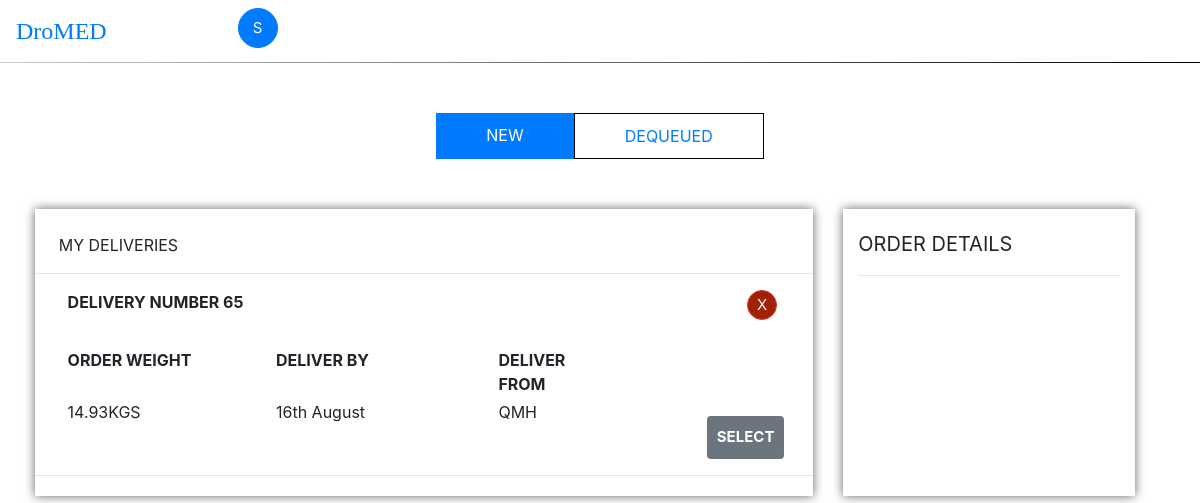
/dispatcherdelivery, run on an earlier commit of the app's database.
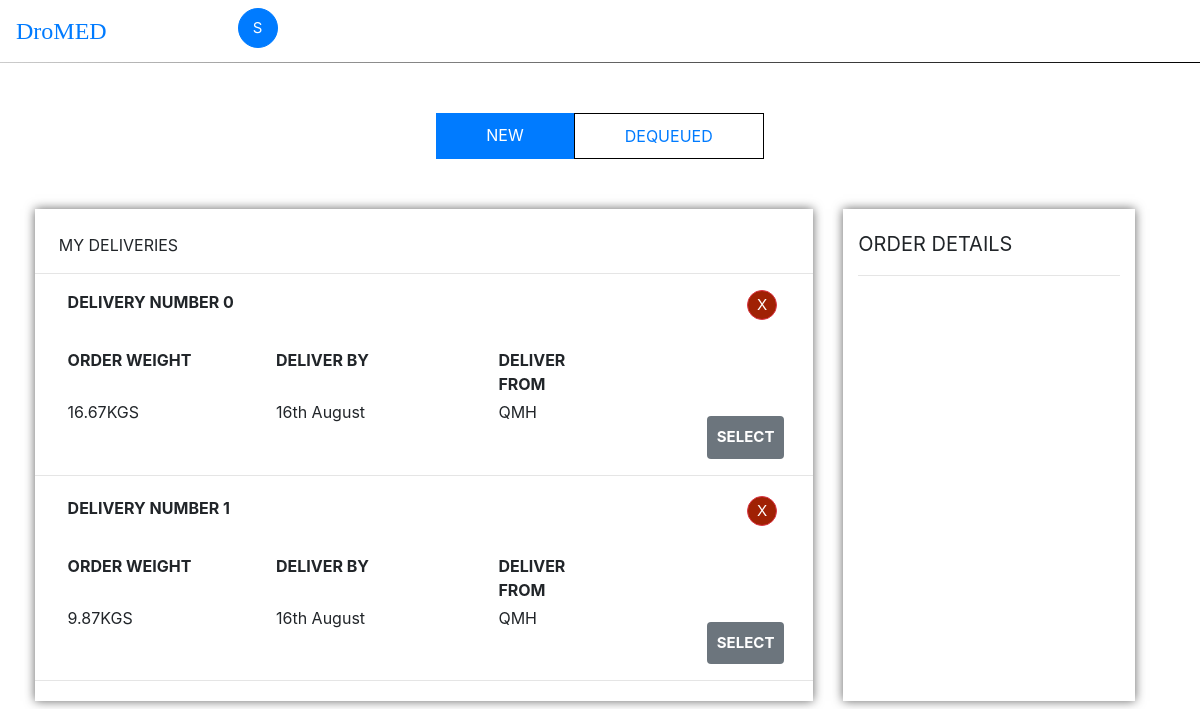
And on a later commit of the database.
### db/models.py (models this page shows, shortened)
class Delivery(models.Model):
    deliveryNo = models.IntegerField()
    weight = models.FloatField()
    date = models.DateField(blank=True, null = True)
    time = models.TimeField(blank=True, null = True)
    datetime = models.DateTimeField(blank=True, null = True)
    noOfOrders = models.IntegerField(blank=True, null = True)

### db/views.py (the view)
# urls.py: path('dispatcherdelivery', views.dispatcher_deliveries, name = 'dispatcherdelivery'),
def dispatcher_deliveries(request):
    context_object_name = 'Delivery'
    objects = Delivery.objects.all()
    context = {
        'Delivery': objects,
    }
    return render(request, 'db/dispatcherdelivery.html', context)

### db/templates/db/dispatcherdelivery.html (shortened to what this page needs)
{% extends "db/base.html" %}
{% block content %}
{% load static %}
    <div class="row">
      <div class="col-md-4 col-sm-4 col-xs-4"></div>
      <div class="col-md-4 col-sm-4 col-xs-4">
        <ul class="nav nav-pills">
          <li class="active bg-primary"><a href="/" color = "white">NEW</a></li>
          <li><a href="/">DEQUEUED</a></li>
        </ul>
      </div>
      <div class="col-md-4 col-sm-4 col-xs-4"></div>
    </div>
    <div class="row justify-content-md-center ml-3 mr-3">
        <div class="col-md-8 col-sm-8 col-xs-8 pt-4 pl-0 pr-0 orders">
          <text class = "ml-4 mb-2">MY DELIVERIES</text>
          <hr>
          {% for delivery in Delivery%}
          <div class = "row justify-content-md-center mb-1" id = 'Order{{order.orderNo}}'>
            <div class="col-md-12 col-sm-12 col-xs-12">
              <div class="row justify-content-md-center mb-1 ml-1">
                <div class="col-md-3 col-sm-3 col-xs-3 pl-1 ml-2">
                  <strong>DELIVERY NUMBER {{delivery.deliveryNo}}</strong>
                </div>
                <div class = "col-md-3 col-sm-3 col-xs-3">
                </div>
                <div class = "col-md-3 col-sm-3 col-xs-3">
                </div>
                <div class="col-md-2 col-sm-2 col-xs-2 pl-5 ml-4 text-center">
                <button type = "button" class = "btn btn-default btn-danger btn-circle crossorder" style = "background-color:#A02104;" id = '{{delivery.deliveryNo}}' onclick="dequeue(this.id)">
                  X
                </button>
                </div>
              </div>
            <div class="row justify-content-md-center pt-4 ml-1">
                <div class="col-md-3 col-sm-3 col-xs-3 pl-1 ml-2">
                  <strong>ORDER WEIGHT</strong>
                </div>
                <div class = "col-md-3 col-sm-3 col-xs-3">
                  <strong>DELIVER BY</strong>
                </div>
                <div class="col-md-2 col-sm-2 col-xs-2 pl-3 ml-4">
                  <strong>DELIVER FROM</strong>
                </div>
                <div class = "col-md-3 col-sm-3 col-xs-3">
                </div>
            </div>
            <div class="row justify-content-md-center mb-2 pt-1 ml-1">
                <div class="col-md-3 col-sm-3 col-xs-3 pl-1 ml-2">
                  {{delivery.weight}}KGS
                </div>
                <div class = "col-md-3 col-sm-3 col-xs-3">
                  16th August
                </div>
                <div class="col-md-3 col-sm-3 col-xs-3 pl-3 ml-4">
                  QMH
                </div>
                <div class = "col-md-2 col-sm-2 col-xs-2 pt-3 text-center" >
                  <button class = "btn btn-secondary" style = "border:0;font-size: 15px;padding:10px;" onclick="myFunction(this.id)" id = "{{delivery.deliveryNo}}"><strong>SELECT</strong></button>
                </div>
            </div>
            <hr>
          </div>
        </div>
    {% endfor %}
    </div>
    <div class="col-md-3 col-sm-3 col-xs-3 orderdetails" id = "orderdetails">
      <div style = "padding-top: 20px;font-size: 20px;">ORDER DETAILS</div>
      <hr>
      <div id= "append"  style = "padding: 5px 10px 5px 10px;margin-bottom: 20px;"></div>
    </div>
  </div>
{% endblock content %}

What changed in the data, as far as the page shows it:
removed Delivery: deliveryNo "65", weight "14.93"
added Delivery: deliveryNo "0", weight "16.67"
added Delivery: deliveryNo "1", weight "9.87"
